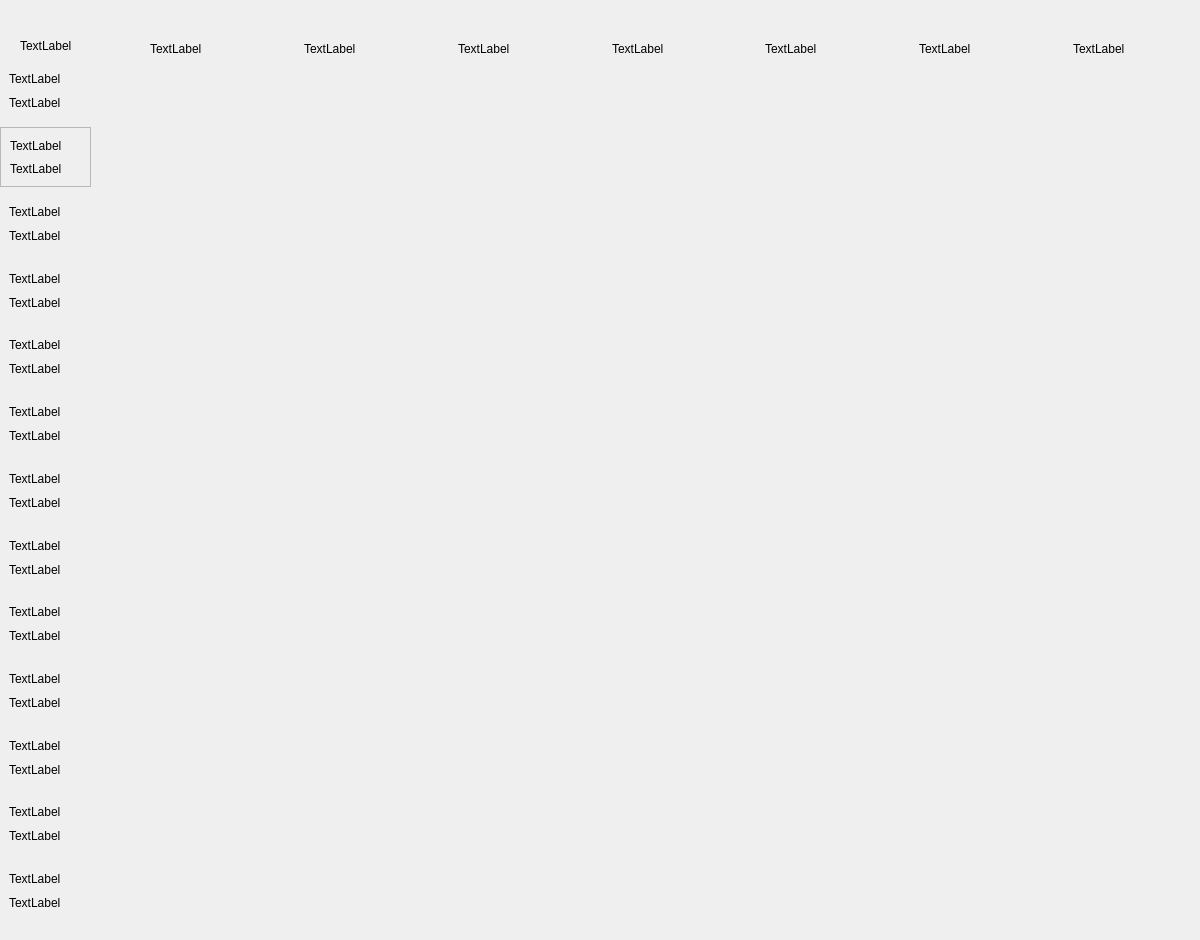
   <widget class="QWidget" name="page15">
    <widget class="QWidget" name="widget_225" native="true">
     <property name="geometry">
      <rect>
       <x>0</x>
       <y>20</y>
       <width>1191</width>
       <height>911</height>
      </rect>
     </property>
     <widget class="QLabel" name="firstweek_15">
      <property name="geometry">
       <rect>
        <x>20</x>
        <y>10</y>
        <width>71</width>
        <height>31</height>
       </rect>
      </property>
      <property name="text">
       <string>TextLabel</string>
      </property>
     </widget>
     <widget class="QWidget" name="widget_226" native="true">
      <property name="geometry">
       <rect>
        <x>0</x>
        <y>40</y>
        <width>91</width>
        <height>861</height>
       </rect>
      </property>
      <layout class="QVBoxLayout" name="verticalLayout_197">
       <item>
        <widget class="QWidget" name="widget_227" native="true">
         <layout class="QVBoxLayout" name="verticalLayout_198">
          <item>
           <widget class="QLabel" name="num1_15">
            <property name="text">
             <string>TextLabel</string>
            </property>
           </widget>
          </item>
          <item>
           <widget class="QLabel" name="first_15">
            <property name="text">
             <string>TextLabel</string>
            </property>
            <property name="scaledContents">
             <bool>false</bool>
            </property>
           </widget>
          </item>
         </layout>
        </widget>
       </item>
       <item>
        <widget class="QFrame" name="frame_15">
         <property name="frameShape">
          <enum>QFrame::StyledPanel</enum>
         </property>
         <property name="frameShadow">
          <enum>QFrame::Raised</enum>
         </property>
         <layout class="QVBoxLayout" name="verticalLayout_199">
          <item>
           <widget class="QLabel" name="num2_15">
            <property name="text">
             <string>TextLabel</string>
            </property>
           </widget>
          </item>
          <item>
           <widget class="QLabel" name="second_15">
            <property name="text">
             <string>TextLabel</string>
            </property>
           </widget>
          </item>
         </layout>
        </widget>
       </item>
       <item>
        <widget class="QWidget" name="widget_228" native="true">
         <layout class="QVBoxLayout" name="verticalLayout_200">
          <item>
           <widget class="QLabel" name="num3_15">
            <property name="text">
             <string>TextLabel</string>
            </property>
           </widget>
          </item>
          <item>
           <widget class="QLabel" name="third_15">
            <property name="text">
             <string>TextLabel</string>
            </property>
           </widget>
          </item>
         </layout>
        </widget>
       </item>
       <item>
        <widget class="QWidget" name="widget_229" native="true">
         <layout class="QVBoxLayout" name="verticalLayout_201">
          <item>
           <widget class="QLabel" name="num4_15">
            <property name="text">
             <string>TextLabel</string>
            </property>
           </widget>
          </item>
          <item>
           <widget class="QLabel" name="forth_15">
            <property name="text">
             <string>TextLabel</string>
            </property>
           </widget>
          </item>
         </layout>
        </widget>
       </item>
       <item>
        <widget class="QWidget" name="widget_230" native="true">
         <layout class="QVBoxLayout" name="verticalLayout_202">
          <item>
           <widget class="QLabel" name="num5_15">
            <property name="text">
             <string>TextLabel</string>
            </property>
           </widget>
          </item>
          <item>
           <widget class="QLabel" name="fifth_15">
            <property name="text">
             <string>TextLabel</string>
            </property>
           </widget>
          </item>
         </layout>
        </widget>
       </item>
       <item>
        <widget class="QWidget" name="widget_231" native="true">
         <layout class="QVBoxLayout" name="verticalLayout_203">
          <item>
           <widget class="QLabel" name="num6_15">
            <property name="text">
             <string>TextLabel</string>
            </property>
           </widget>
          </item>
          <item>
           <widget class="QLabel" name="sixth_15">
            <property name="text">
             <string>TextLabel</string>
            </property>
           </widget>
          </item>
         </layout>
        </widget>
       </item>
       <item>
        <widget class="QWidget" name="widget_232" native="true">
         <layout class="QVBoxLayout" name="verticalLayout_204">
          <item>
           <widget class="QLabel" name="num7_15">
            <property name="text">
             <string>TextLabel</string>
            </property>
           </widget>
          </item>
          <item>
           <widget class="QLabel" name="seventh_15">
            <property name="text">
             <string>TextLabel</string>
            </property>
           </widget>
          </item>
         </layout>
        </widget>
       </item>
       <item>
        <widget class="QWidget" name="widget_233" native="true">
         <layout class="QVBoxLayout" name="verticalLayout_205">
          <item>
           <widget class="QLabel" name="num8_15">
            <property name="text">
             <string>TextLabel</string>
            </property>
           </widget>
          </item>
          <item>
           <widget class="QLabel" name="eighth_15">
            <property name="text">
             <string>TextLabel</string>
            </property>
           </widget>
          </item>
         </layout>
        </widget>
       </item>
       <item>
        <widget class="QWidget" name="widget_234" native="true">
         <layout class="QVBoxLayout" name="verticalLayout_206">
          <item>
           <widget class="QLabel" name="num9_15">
            <property name="text">
             <string>TextLabel</string>
            </property>
           </widget>
          </item>
          <item>
           <widget class="QLabel" name="ninth_15">
            <property name="text">
             <string>TextLabel</string>
            </property>
           </widget>
          </item>
         </layout>
        </widget>
       </item>
       <item>
        <widget class="QWidget" name="widget_235" native="true">
         <layout class="QVBoxLayout" name="verticalLayout_207">
          <item>
           <widget class="QLabel" name="num10_15">
            <property name="text">
             <string>TextLabel</string>
            </property>
           </widget>
          </item>
          <item>
           <widget class="QLabel" name="tenth_15">
            <property name="text">
             <string>TextLabel</string>
            </property>
           </widget>
          </item>
         </layout>
        </widget>
       </item>
       <item>
        <widget class="QWidget" name="widget_236" native="true">
         <layout class="QVBoxLayout" name="verticalLayout_208">
          <item>
           <widget class="QLabel" name="num11_15">
            <property name="text">
             <string>TextLabel</string>
            </property>
           </widget>
          </item>
          <item>
           <widget class="QLabel" name="eleventh_15">
            <property name="text">
             <string>TextLabel</string>
            </property>
           </widget>
          </item>
         </layout>
        </widget>
       </item>
       <item>
        <widget class="QWidget" name="widget_237" native="true">
         <layout class="QVBoxLayout" name="verticalLayout_209">
          <item>
           <widget class="QLabel" name="num12_15">
            <property name="text">
             <string>TextLabel</string>
            </property>
           </widget>
          </item>
          <item>
           <widget class="QLabel" name="twelfth_15">
            <property name="text">
             <string>TextLabel</string>
            </property>
           </widget>
          </item>
         </layout>
        </widget>
       </item>
       <item>
        <widget class="QWidget" name="widget_238" native="true">
         <layout class="QVBoxLayout" name="verticalLayout_210">
          <item>
           <widget class="QLabel" name="num13_15">
            <property name="text">
             <string>TextLabel</string>
            </property>
           </widget>
          </item>
          <item>
           <widget class="QLabel" name="thirteenth_15">
            <property name="text">
             <string>TextLabel</string>
            </property>
           </widget>
          </item>
         </layout>
        </widget>
       </item>
      </layout>
     </widget>
     <widget class="QWidget" name="widget_239" native="true">
      <property name="geometry">
       <rect>
        <x>150</x>
        <y>10</y>
        <width>1071</width>
        <height>37</height>
       </rect>
      </property>
      <layout class="QHBoxLayout" name="horizontalLayout_15">
       <item>
        <widget class="QLabel" name="mon_15">
         <property name="text">
          <string>TextLabel</string>
         </property>
        </widget>
       </item>
       <item>
        <widget class="QLabel" name="tue_15">
         <property name="text">
          <string>TextLabel</string>
         </property>
        </widget>
       </item>
       <item>
        <widget class="QLabel" name="wed_15">
         <property name="text">
          <string>TextLabel</string>
         </property>
        </widget>
       </item>
       <item>
        <widget class="QLabel" name="thu_15">
         <property name="text">
          <string>TextLabel</string>
         </property>
        </widget>
       </item>
       <item>
        <widget class="QLabel" name="fri_15">
         <property name="text">
          <string>TextLabel</string>
         </property>
        </widget>
       </item>
       <item>
        <widget class="QLabel" name="sat_15">
         <property name="text">
          <string>TextLabel</string>
         </property>
        </widget>
       </item>
       <item>
        <widget class="QLabel" name="sun_15">
         <property name="text">
          <string>TextLabel</string>
         </property>
        </widget>
       </item>
      </layout>
     </widget>
     <widget class="QWidget" name="widget_240" native="true">
      <property name="geometry">
       <rect>
        <x>100</x>
        <y>50</y>
        <width>1061</width>
        <height>851</height>
       </rect>
      </property>
     </widget>
    </widget>
   </widget>
